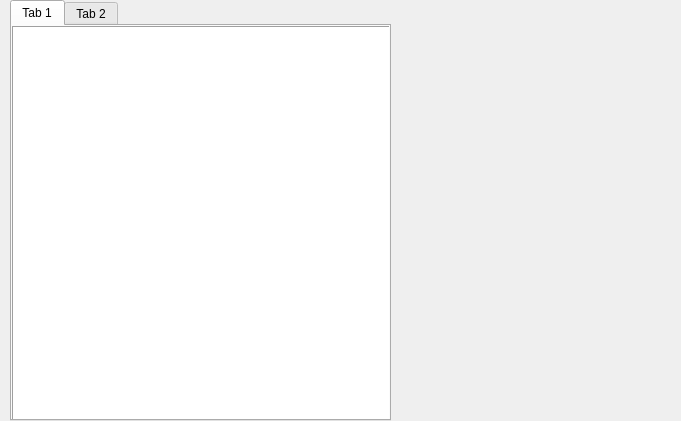
<?xml version="1.0" encoding="UTF-8"?>
<ui version="4.0">
 <class>manager</class>
 <widget class="QWidget" name="manager">
  <property name="geometry">
   <rect>
    <x>0</x>
    <y>0</y>
    <width>681</width>
    <height>421</height>
   </rect>
  </property>
  <property name="windowTitle">
   <string>Form</string>
  </property>
  <widget class="QTabWidget" name="tabWidget">
   <property name="geometry">
    <rect>
     <x>10</x>
     <y>0</y>
     <width>381</width>
     <height>421</height>
    </rect>
   </property>
   <property name="currentIndex">
    <number>0</number>
   </property>
   <widget class="QWidget" name="tab">
    <attribute name="title">
     <string>Tab 1</string>
    </attribute>
    <widget class="QTableView" name="personnel">
     <property name="geometry">
      <rect>
       <x>0</x>
       <y>0</y>
       <width>381</width>
       <height>401</height>
      </rect>
     </property>
     <property name="autoFillBackground">
      <bool>true</bool>
     </property>
     <property name="frameShape">
      <enum>QFrame::Box</enum>
     </property>
     <property name="editTriggers">
      <set>QAbstractItemView::AllEditTriggers</set>
     </property>
     <property name="dragDropMode">
      <enum>QAbstractItemView::DragDrop</enum>
     </property>
     <property name="alternatingRowColors">
      <bool>true</bool>
     </property>
     <attribute name="verticalHeaderStretchLastSection">
      <bool>false</bool>
     </attribute>
    </widget>
   </widget>
   <widget class="QWidget" name="tab_2">
    <attribute name="title">
     <string>Tab 2</string>
    </attribute>
    <widget class="QTableView" name="personnel_2">
     <property name="geometry">
      <rect>
       <x>5</x>
       <y>1</y>
       <width>371</width>
       <height>261</height>
      </rect>
     </property>
    </widget>
   </widget>
  </widget>
  <widget class="QLabel" name="label">
   <property name="geometry">
    <rect>
     <x>400</x>
     <y>30</y>
     <width>301</width>
     <height>381</height>
    </rect>
   </property>
   <property name="text">
    <string/>
   </property>
   <property name="pixmap">
    <pixmap resource="managerimage.qrc">:/new/prefix1/Capturemodir.PNG</pixmap>
   </property>
  </widget>
 </widget>
 <resources>
  <include location="managerimage.qrc"/>
 </resources>
 <connections/>
</ui>
